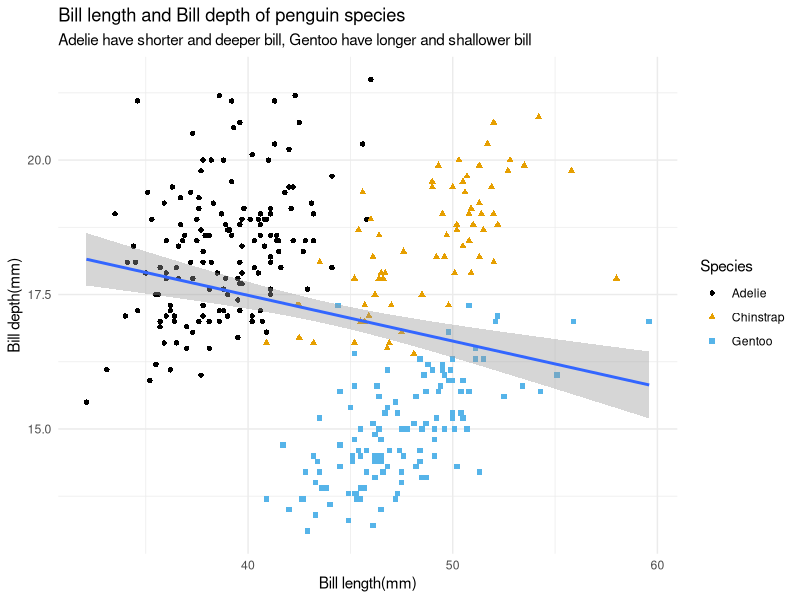
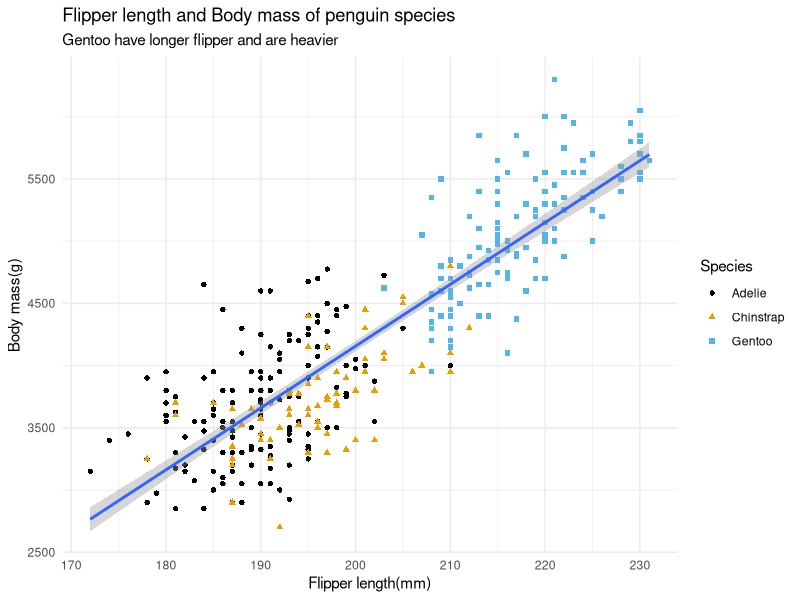
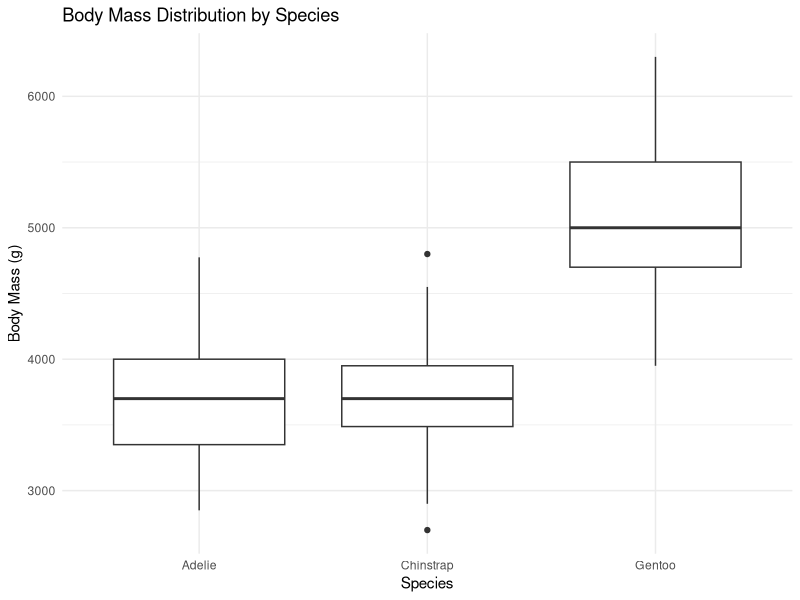
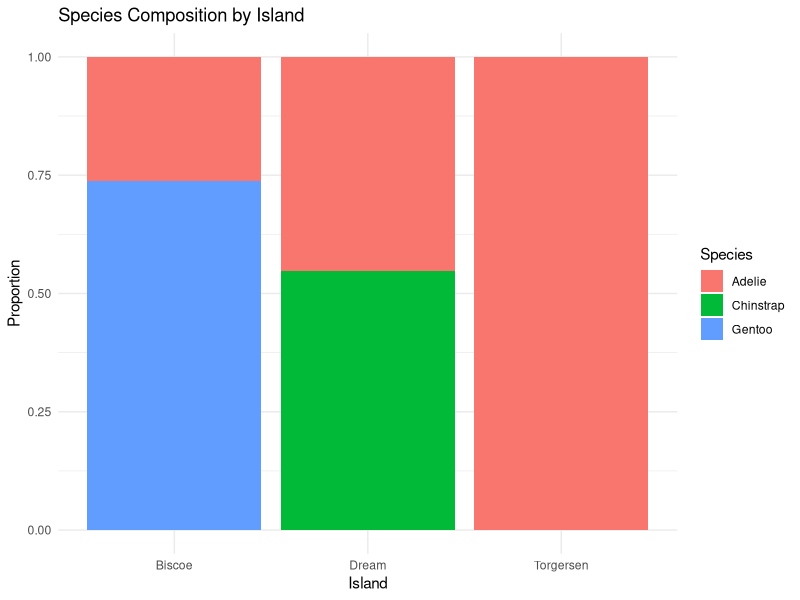
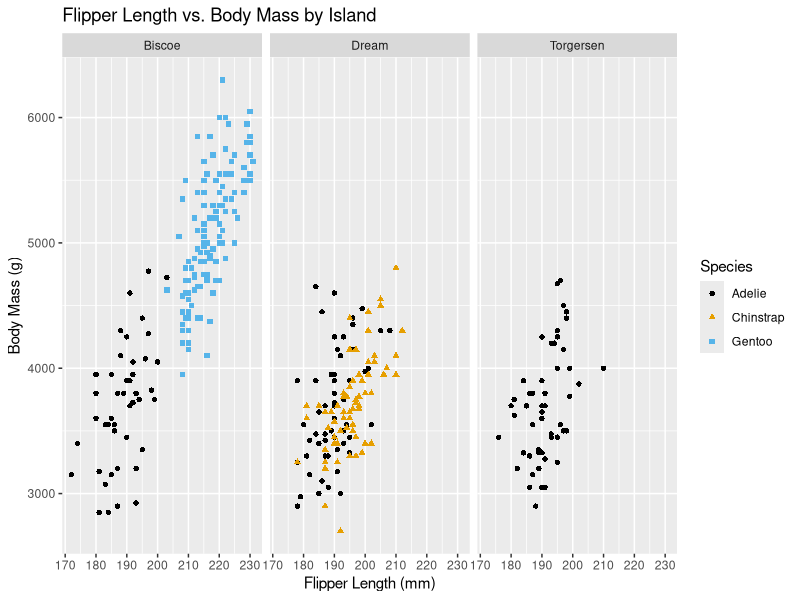
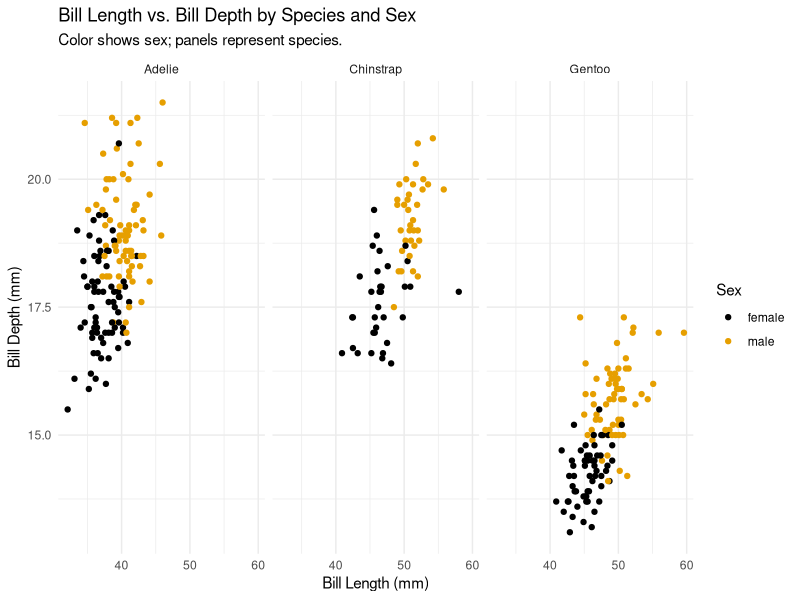
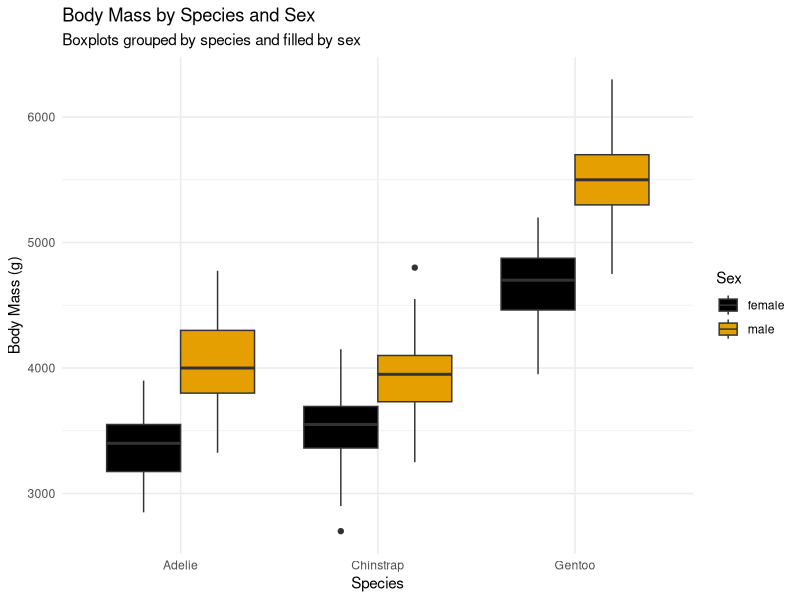

Recreate these plots in R, in order.
## ---- chunk 1
library(tidyverse)
library(palmerpenguins)
library(ggthemes)
library(data.table)
library(knitr)
## ---- chunk 2
#| label: fig-summary
#| fig-asp: 0.618
#| fig-alt: Summary statistics of key penguin measurements

penguins |>
  select(
    "Bill Length (mm)" = bill_length_mm,
    "Bill Depth (mm)" = bill_depth_mm,
    "Flipper Length (mm)" = flipper_length_mm,
    "Body Mass (g)" = body_mass_g
  ) |>
  summary() |>
  matrix(ncol = 4, byrow = FALSE,
         dimnames = list(
           c("Min.", "1st Qu.", "Median", "Mean", "3rd Qu.", "Max.", "NA's"),
           c("Bill Length (mm)", "Bill Depth (mm)", "Flipper Length (mm)", "Body Mass (g)")
         )) |>
  kable(caption = "Summary statistics of key penguin measurements", align = "r")

## ---- chunk 3
#| label: fig-spec-count
#| fig-asp: 0.618
#| fig-alt: Number of Penguins by Species

table(penguins$species) |>
  as.data.frame() |>
  kable(
    col.names = c("Species", "Count"),
    caption = "Number of Penguins by Species"
  )

## ---- chunk 4
#| label: fig-isl-count
#| fig-asp: 0.618
#| fig-alt: Number of Penguins by Island

table(penguins$island) |>
   as.data.frame() |>
  kable(
    col.names = c("Island", "Count"),
    caption = "Number of Penguins by Island"
  )

## ---- chunk 5
#| label: fig-sex-count
#| fig-asp: 0.618
#| fig-alt: Number of Penguins by Sex

table(penguins$sex) |>
   as.data.frame() |>
  kable(
    col.names = c("Sex", "Count"),
    caption = "Number of Penguins by Sex"
  )
## ---- chunk 6
#| label: fig-sex-species-count
#| fig-asp: 0.618
#| fig-alt: Number of Penguins by Species and Sex

table(penguins$species, penguins$sex) |>
  as.data.frame() |>
  filter(!is.na(Var2)) |>
  pivot_wider(
    names_from = Var2,
    values_from = Freq,
    values_fill = 0
  ) |>
  rename(Species = Var1) |>
  kable(
    caption = "Penguin Count by Species and Sex (excluding unknown sex)"
  )
## ---- chunk 7
#| label: fig-isl-sex-count
#| fig-asp: 0.618
#| fig-alt: Number of Penguins by Sex and Island

table(penguins$sex, penguins$island) |>
  as.data.frame() |>
  pivot_wider(
    names_from = Var2,
    values_from = Freq,
    values_fill = 0
  ) |>
  rename(Sex = Var1) |>
  kable(
    caption = "Penguin Count by Sex and Island"
  )
## ---- chunk 8
#| label: fig-isl-species-count
#| fig-asp: 0.618
#| fig-alt: Number of Penguins by Species and Island

table(penguins$species, penguins$island) |>
  as.data.frame() |>
  pivot_wider(
    names_from = Var2,
    values_from = Freq,
    values_fill = 0
  ) |>
  rename(Species = Var1) |>
  kable(
    caption = "Penguin Count by Species and Island"
  )
## ---- chunk 9
#| label: fig-species-mean
#| fig-asp: 0.618
#| fig-alt: Mean Morphological Measurements by Species

penguins |> 
  filter(!is.na(bill_length_mm), !is.na(bill_depth_mm)) |>
  group_by(species) |>
  summarise(mean_bill_length = mean(bill_length_mm),
            mean_bill_depth = mean(bill_depth_mm),
            mean_flipper_length = mean(flipper_length_mm),
            mean_body_mass = mean(body_mass_g)
            ) |>
  mutate(across(where(is.numeric), \(x) round(x, 1))) |>
  kable(
    caption = "Mean Morphological Measurements by Species",
    align = "r"
  )

## ---- chunk 10
#| label: fig-sex-mean
#| fig-asp: 0.618
#| fig-alt: Mean Morphological Measurements by Sex

penguins |> 
  filter(!is.na(bill_length_mm), !is.na(bill_depth_mm), !is.na(sex)) |>
  group_by(sex) |>
  summarise(mean_bill_length = mean(bill_length_mm),
            mean_bill_depth = mean(bill_depth_mm),
            mean_flipper_length = mean(flipper_length_mm),
            mean_body_mass = mean(body_mass_g)
            ) |>
  mutate(across(where(is.numeric), \(x) round(x, 1))) |>
  kable(
    caption = "Mean Morphological Measurements by Sex",
    align = "r"
  )
## ---- chunk 11
#| label: fig-species-median
#| fig-asp: 0.618
#| fig-alt: Median Morphological Measurements by Species

penguins |> 
  filter(!is.na(bill_length_mm), !is.na(bill_depth_mm), !is.na(sex)) |>
  group_by(species) |>
  summarise(
    median_bill_length = median(bill_length_mm),
    median_bill_depth = median(bill_depth_mm),
    median_flipper_length = median(flipper_length_mm),
    median_body_mass = median(body_mass_g)
  ) |>
  mutate(across(where(is.numeric), \(x) round(x, 1))) |>
  kable(
    caption = "Median Morphological Measurements by Species",
    align = "r"
  )

## ---- chunk 12
#| label: fig-sex-median
#| fig-asp: 0.618
#| fig-alt: Median Morphological Measurements by Sex

penguins |> 
  filter(!is.na(bill_length_mm), !is.na(bill_depth_mm), !is.na(sex)) |>
  group_by(sex) |>
  summarise(
    median_bill_length = median(bill_length_mm),
    median_bill_depth = median(bill_depth_mm),
    median_flipper_length = median(flipper_length_mm),
    median_body_mass = median(body_mass_g)
  ) |>
  mutate(across(where(is.numeric), \(x) round(x, 1))) |>
  kable(
    caption = "Median Morphological Measurements by Sex",
    align = "r"
  )

## ---- chunk 13
#| label: fig-sex-mode
#| fig-asp: 0.618
#| fig-alt: Mode Morphological Measurements by Sex

get_mode <- function(x) {
  ux <- na.omit(unique(x))
  ux[which.max(tabulate(match(x, ux)))]
}

penguins |> 
  filter(!is.na(bill_length_mm), !is.na(bill_depth_mm), !is.na(sex)) |>
  group_by(sex) |>
  summarise(
    mode_bill_length = get_mode(bill_length_mm),
    mode_bill_depth = get_mode(bill_depth_mm),
    mode_flipper_length = get_mode(flipper_length_mm),
    mode_body_mass = get_mode(body_mass_g)
  ) |>
  kable(
    caption = "Mode Morphological Measurements by Sex",
    align = "r"
  )

## ---- chunk 14
#| label: fig-species-mode
#| fig-asp: 0.618
#| fig-alt: Mode Morphological Measurements by Species
#| fig-cap: Mode Morphological Measurements by Species

penguins |> 
  filter(!is.na(bill_length_mm), !is.na(bill_depth_mm), !is.na(sex)) |>
  group_by(species) |>
  summarise(
    mode_bill_length = get_mode(bill_length_mm),
    mode_bill_depth = get_mode(bill_depth_mm),
    mode_flipper_length = get_mode(flipper_length_mm),
    mode_body_mass = get_mode(body_mass_g)
  ) |>
  kable(
    caption = "Mode Morphological Measurements by Species",
    align = "r"
  )
## ---- chunk 15
#| label: fig-species-summary-all
#| fig-asp: 0.618
#| fig-alt: Mean, median, and mode morphological measurements by species
#| fig-cap: Mean, median, and mode morphological measurements by species

get_mode <- function(x) {
  ux <- na.omit(unique(x))
  ux[which.max(tabulate(match(x, ux)))]
}

mean_tbl <- penguins |> 
  filter(!is.na(bill_length_mm), !is.na(bill_depth_mm)) |>
  group_by(species) |>
  summarise(
    `Bill Length (mm)` = mean(bill_length_mm),
    `Bill Depth (mm)` = mean(bill_depth_mm),
    `Flipper Length (mm)` = mean(flipper_length_mm),
    `Body Mass (g)` = mean(body_mass_g),
    .groups = "drop"
  ) |>
  mutate(statistic = "Mean")

median_tbl <- penguins |> 
  filter(!is.na(bill_length_mm), !is.na(bill_depth_mm)) |>
  group_by(species) |>
  summarise(
    `Bill Length (mm)` = median(bill_length_mm),
    `Bill Depth (mm)` = median(bill_depth_mm),
    `Flipper Length (mm)` = median(flipper_length_mm),
    `Body Mass (g)` = median(body_mass_g),
    .groups = "drop"
  ) |>
  mutate(statistic = "Median")

mode_tbl <- penguins |> 
  filter(!is.na(bill_length_mm), !is.na(bill_depth_mm)) |>
  group_by(species) |>
  summarise(
    `Bill Length (mm)` = get_mode(bill_length_mm),
    `Bill Depth (mm)` = get_mode(bill_depth_mm),
    `Flipper Length (mm)` = get_mode(flipper_length_mm),
    `Body Mass (g)` = get_mode(body_mass_g),
    .groups = "drop"
  ) |>
  mutate(statistic = "Mode")

bind_rows(mean_tbl, median_tbl, mode_tbl) |>
  pivot_longer(cols = -c(species, statistic), names_to = "measurement", values_to = "value") |>
  pivot_wider(names_from = statistic, values_from = value) |>
  relocate(measurement, .after = species) |>
  mutate(across(where(is.numeric), \(x) round(x, 1))) |>
  kable(
    caption = "Mean, median, and mode morphological measurements by species",
    align = "r"
  )

## ---- chunk 16
#| label: fig-sex-summary-all
#| fig-asp: 0.618
#| fig-alt: Mean, median, and mode morphological measurements by sex
#| fig-cap: Mean, median, and mode morphological measurements by sex

get_mode <- function(x) {
  ux <- na.omit(unique(x))
  ux[which.max(tabulate(match(x, ux)))]
}

mean_tbl <- penguins |> 
  filter(!is.na(bill_length_mm), !is.na(bill_depth_mm), !is.na(sex)) |>
  group_by(sex) |>
  summarise(
    `Bill Length (mm)` = mean(bill_length_mm),
    `Bill Depth (mm)` = mean(bill_depth_mm),
    `Flipper Length (mm)` = mean(flipper_length_mm),
    `Body Mass (g)` = mean(body_mass_g),
    .groups = "drop"
  ) |>
  mutate(statistic = "Mean")

median_tbl <- penguins |> 
  filter(!is.na(bill_length_mm), !is.na(bill_depth_mm), !is.na(sex)) |>
  group_by(sex) |>
  summarise(
    `Bill Length (mm)` = median(bill_length_mm),
    `Bill Depth (mm)` = median(bill_depth_mm),
    `Flipper Length (mm)` = median(flipper_length_mm),
    `Body Mass (g)` = median(body_mass_g),
    .groups = "drop"
  ) |>
  mutate(statistic = "Median")

mode_tbl <- penguins |> 
  filter(!is.na(bill_length_mm), !is.na(bill_depth_mm), !is.na(sex)) |>
  group_by(sex) |>
  summarise(
    `Bill Length (mm)` = get_mode(bill_length_mm),
    `Bill Depth (mm)` = get_mode(bill_depth_mm),
    `Flipper Length (mm)` = get_mode(flipper_length_mm),
    `Body Mass (g)` = get_mode(body_mass_g),
    .groups = "drop"
  ) |>
  mutate(statistic = "Mode")

bind_rows(mean_tbl, median_tbl, mode_tbl) |>
  pivot_longer(cols = -c(sex, statistic), names_to = "measurement", values_to = "value") |>
  pivot_wider(names_from = statistic, values_from = value) |>
  relocate(measurement, .after = sex) |>
  mutate(across(where(is.numeric), \(x) round(x, 1))) |>
  kable(
    caption = "Mean, median, and mode morphological measurements by sex",
    align = "r"
  )

## ---- chunk 17
#| label: fig-bill-dims-species
#| fig-asp: 0.618
#| fig-alt: A scatterplot of penguins' bill depth and length, colored by species of penguins. There is a relatively strong, linear association.
#| fig-cap: A scatterplot of penguins' bill depth and length, colored by species of penguins.

ggplot(penguins, aes(x = bill_length_mm, y = bill_depth_mm )) +
  geom_point(aes(colour = species, shape = species), na.rm = TRUE) +
  labs(
    title = "Bill length and Bill depth of penguin species",
    subtitle = "Adelie have shorter and deeper bill, Gentoo have longer and shallower bill",
    x = "Bill length(mm)",
    y = "Bill depth(mm)",
    colour = "Species",
    shape = "Species"
  ) +
  geom_smooth(method = "lm", formula = y ~ x, na.rm = TRUE) +
  theme_minimal() +
  scale_color_colorblind()
## ---- chunk 18
#| label: fig-flipper-bmass-species
#| fig-asp: 0.618
#| fig-alt: A scatterplot of penguins' flipper length and body mass, colored by species of penguins. There is a relatively strong, linear association.
#| fig-cap: A scatterplot of penguins' flipper length and body mass, colored by species of penguins.

ggplot(penguins, aes(x = flipper_length_mm, y = body_mass_g )) +
  geom_point(aes(colour = species, shape = species), na.rm = TRUE) +
  labs(
    title = "Flipper length and Body mass of penguin species",
    subtitle = "Gentoo have longer flipper and are heavier",
    x = "Flipper length(mm)",
    y = "Body mass(g)",
    colour = "Species",
    shape = "Species"
  ) +
  geom_smooth(method = "lm", formula = y ~ x, na.rm = TRUE) +
  theme_minimal() +
  scale_color_colorblind()
## ---- chunk 19
#| label: fig-bmass-species
#| fig-asp: 0.618
#| fig-alt: A boxplot of penguins' body mass and species.
#| fig-cap: A boxplot of penguins' body mass and species.

ggplot(penguins, aes(x = species, y = body_mass_g)) +
  geom_boxplot(na.rm = TRUE) +
  labs(
    title = "Body Mass Distribution by Species",
    x = "Species",
    y = "Body Mass (g)"
  ) +
  theme_minimal()
## ---- chunk 20
#| label: fig-species-island
#| fig-asp: 0.618
#| fig-alt: A barplot of penguins' body mass and species.
#| fig-cap: A barplot of penguins' body mass and species.

ggplot(penguins, aes(x = island, fill = species)) +
  geom_bar(position = "fill") +
  labs(
    title = "Species Composition by Island",
    x = "Island",
    y = "Proportion",
    fill = "Species"
  ) +
  theme_minimal()
## ---- chunk 21
#| label: fig-flipper-bmass-species-island
#| fig-asp: 0.618
#| fig-alt: A scatterplot of flipper length by body mass faceted by island.
#| fig-cap: A scatterplot of flipper length by body mass faceted by island.

ggplot(penguins, aes(x = flipper_length_mm, y = body_mass_g)) +
  geom_point(aes(color = species, shape = species), na.rm = TRUE) +
  facet_wrap(~island) +
    labs(
    title = "Flipper Length vs. Body Mass by Island",
    x = "Flipper Length (mm)",
    y = "Body Mass (g)",
    color = "Species",
    shape = "Species"
  ) +
  scale_color_colorblind()
## ---- chunk 22
#| label: fig-billdims-sex-island
#| fig-asp: 0.618
#| fig-alt: A scatterplot of bill length and depth faceted by sex.
#| fig-cap: A scatterplot of bill length and depth faceted by sex.

ggplot(filter(penguins, !is.na(sex)), aes(x = bill_length_mm, y = bill_depth_mm)) +
  geom_point(aes(color = sex), na.rm = TRUE) +
  facet_wrap(~species) +
  labs(
    title = "Bill Length vs. Bill Depth by Species and Sex",
    subtitle = "Color shows sex; panels represent species.",
    x = "Bill Length (mm)",
    y = "Bill Depth (mm)",
    color = "Sex"
  ) +
  theme_minimal() +
  scale_color_colorblind()
## ---- chunk 23
#| label: fig-bmass-species-sex
#| fig-asp: 0.618
#| fig-alt: A boxplot of species by body mass colored by sex.
#| fig-cap: A boxplot of species by body mass colored by sex.

ggplot(filter(penguins, !is.na(sex)), aes(x = species, y = body_mass_g, fill = sex)) +
  geom_boxplot(na.rm = TRUE, position = position_dodge(width = 0.75)) +
  labs(
    title = "Body Mass by Species and Sex",
    subtitle = "Boxplots grouped by species and filled by sex",
    x = "Species",
    y = "Body Mass (g)",
    fill = "Sex"
  ) +
  theme_minimal() +
  scale_fill_colorblind()
